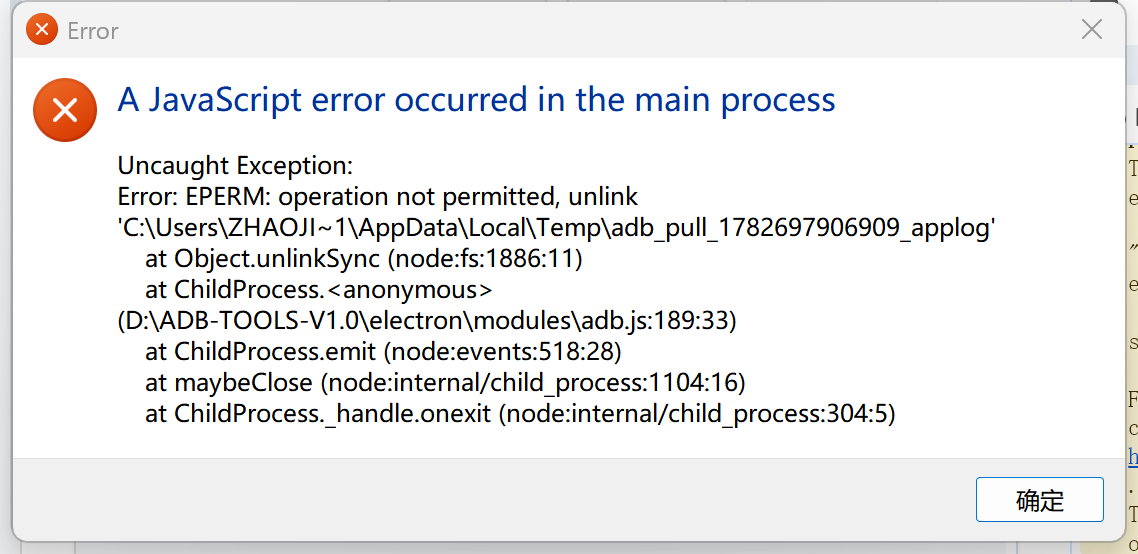
#> input picture .cowork-temp/attachments/manual/image-1782697926405-48a0mp.png, 1138 x 554 px
$ python -i imgcheck.py   (imports and definitions only)
#> lines starting #> are read from the running program, lines starting #| are printed output that depends on the picture
"""Image-based visual assertions for DictPen UI automation.

Pure-Pillow (no OCR) checks that turn "blind screenshot" runs into
runs that can actually detect visual defects:

- blank / white / black / solid-color screen detection
- frozen (identical / near-identical) screen detection between two frames
- generic "how different are two frames" ratio for smarter change assertions

All functions degrade gracefully: if Pillow is unavailable they raise a
clear RuntimeError so the caller can mark the step warned instead of crashing.
"""
from __future__ import annotations

from pathlib import Path
from typing import Optional

try:
    from PIL import Image  # type: ignore
    _PIL_OK = True
except Exception:  # pragma: no cover
    _PIL_OK = False


# Downscale target for fast pixel math. Small screens (e.g. 560x170) stay
# well above this, so we cap the long edge to keep analysis O(1)-ish.
_SAMPLE_MAX_EDGE = 160


def _require_pil() -> None:
    if not _PIL_OK:
        raise RuntimeError("Pillow (PIL) not installed; run: pip install pillow")


def _load_gray_small(path: Path) -> "Image.Image":
    im = Image.open(path).convert("L")
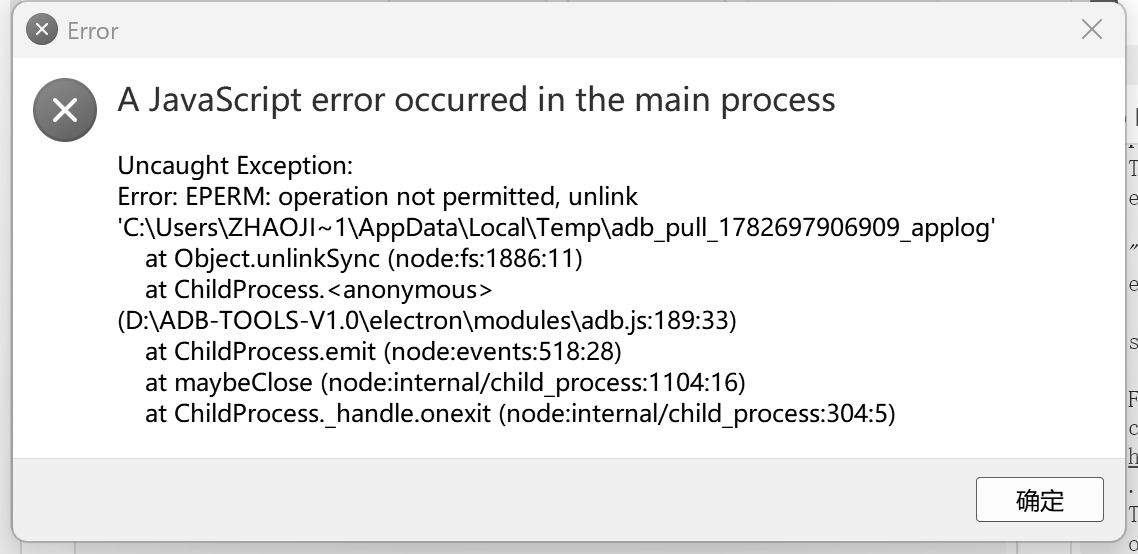
#> im: PIL image 1138x554 L; min 0, max 255, mean 236.3
    w, h = im.size
#> w = 1138; h = 554
    long_edge = max(w, h)
#> long_edge = 1138
    if long_edge > _SAMPLE_MAX_EDGE:
        scale = _SAMPLE_MAX_EDGE / long_edge
#> scale = 0.141
        im = im.resize((max(1, int(w * scale)), max(1, int(h * scale))))
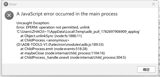
#> im: PIL image 160x77 L; min 94, max 255, mean 236
    return im


def _stats_gray(im: "Image.Image") -> tuple[float, float, int, int]:
    """Return (mean, stddev, min, max) of an 8-bit grayscale image."""
    hist = im.histogram()  # 256 buckets
#> hist = 256 values, max 5468 at index 255, min 0 at index 0, mean 48.12
    total = sum(hist)
#> total = 12320
    if total == 0:
        return 0.0, 0.0, 0, 0
    mean = sum(i * c for i, c in enumerate(hist)) / total
#> mean = 236
    var = sum(((i - mean) ** 2) * c for i, c in enumerate(hist)) / total
#> var = 837.2
    std = var ** 0.5
#> std = 28.93
    vmin = next((i for i, c in enumerate(hist) if c), 0)
#> vmin = 94
    vmax = next((i for i in range(255, -1, -1) if hist[i]), 255)
#> vmax = 255
    return mean, std, vmin, vmax


def analyze_screen(path: Path,
                   solid_std_max: float = 4.0,
                   white_mean_min: float = 245.0,
                   black_mean_max: float = 10.0) -> dict:
    """Classify a single screenshot.

    Returns dict with:
      ok: bool                (True = looks like a normal, content-bearing screen)
      kind: str               one of normal|white|black|solid|error
      mean, std, min, max     grayscale stats
      message: str            human-readable summary
    """
    _require_pil()
    try:
        im = _load_gray_small(path)
    except Exception as exc:
        return {"ok": False, "kind": "error", "mean": 0, "std": 0,
                "min": 0, "max": 0, "message": f"cannot read image: {exc}"}

    mean, std, vmin, vmax = _stats_gray(im)
#> mean = 236; std = 28.93; vmin = 94; vmax = 255
    kind = "normal"
    ok = True
    msg = f"mean={mean:.1f} std={std:.1f} range={vmin}-{vmax}"
#> msg = 'mean=236.0 std=28.9 range=94-255'

    if std <= solid_std_max:
        # almost no variation -> solid color of some sort
        if mean >= white_mean_min:
            kind, ok = "white", False
            msg = f"white/blank screen (mean={mean:.1f} std={std:.1f})"
        elif mean <= black_mean_max:
            kind, ok = "black", False
            msg = f"black screen (mean={mean:.1f} std={std:.1f})"
        else:
            kind, ok = "solid", False
            msg = f"solid-color screen (mean={mean:.1f} std={std:.1f})"
    return {"ok": ok, "kind": kind, "mean": round(mean, 1),
            "std": round(std, 1), "min": vmin, "max": vmax, "message": msg}


def diff_ratio(path_a: Path, path_b: Path, pixel_thresh: int = 12) -> float:
    """Fraction of pixels that changed meaningfully between two frames (0.0-1.0).

    Uses grayscale + downscale so it is robust to tiny compression noise.
    pixel_thresh: per-pixel abs difference below which pixels are 'unchanged'.
    """
    _require_pil()
    a = _load_gray_small(path_a)
    b = _load_gray_small(path_b)
    if a.size != b.size:
        b = b.resize(a.size)
    pa = a.load()
    pb = b.load()
    w, h = a.size
    changed = 0
    total = w * h
    for y in range(h):
        for x in range(w):
            if abs(pa[x, y] - pb[x, y]) > pixel_thresh:
                changed += 1
    return changed / total if total else 0.0


def is_frozen(path_a: Path, path_b: Path,
              min_change_ratio: float = 0.005,
              pixel_thresh: int = 12) -> bool:
    """True if two frames are effectively identical (screen frozen / no response)."""
    return diff_ratio(path_a, path_b, pixel_thresh=pixel_thresh) < min_change_ratio


def pil_available() -> bool:
    return _PIL_OK

>>> result = analyze_screen('../../.cowork-temp/attachments/manual/image-1782697926405-48a0mp.png')
#> result = {'ok': True, 'kind': 'normal', 'mean': 236, 'std': 28.9, 'min': 94, 'max': 255, 'message': 'mean=236.0 std=28.9 range=94-255'}
